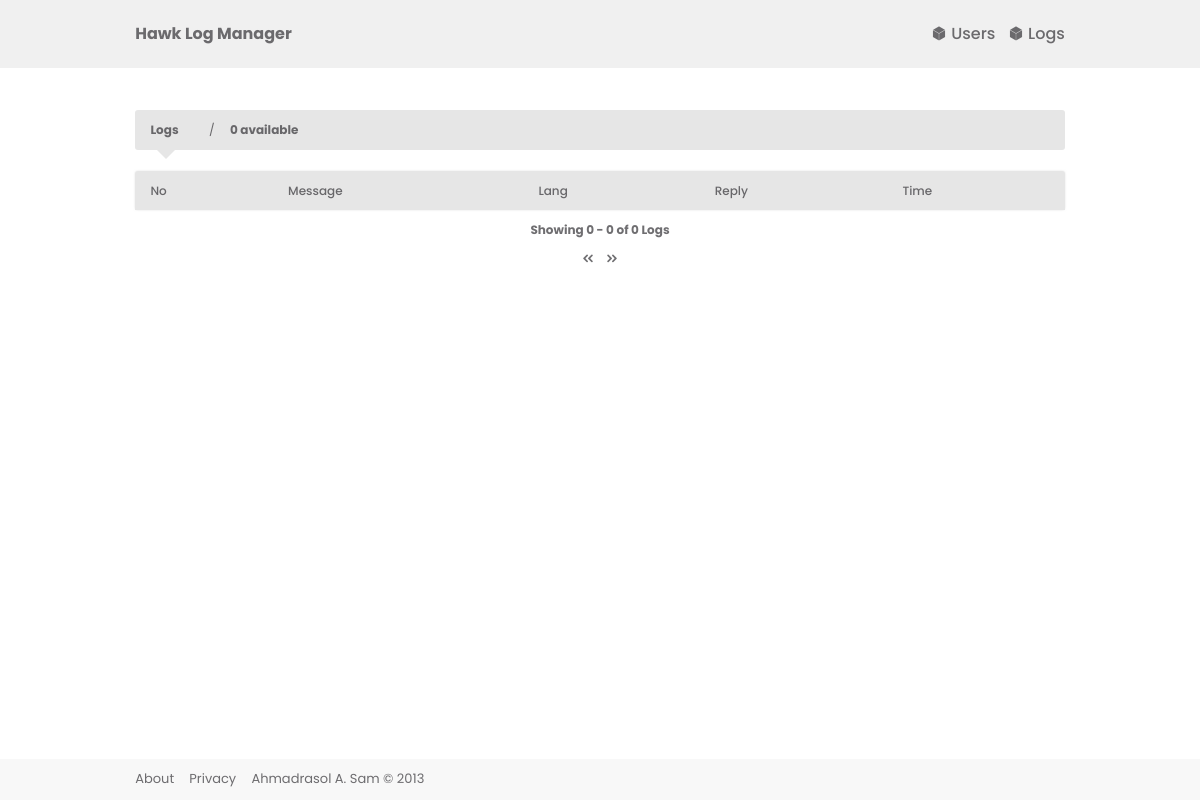
Page /log/user_specific_logs/39 on the earlier database version.
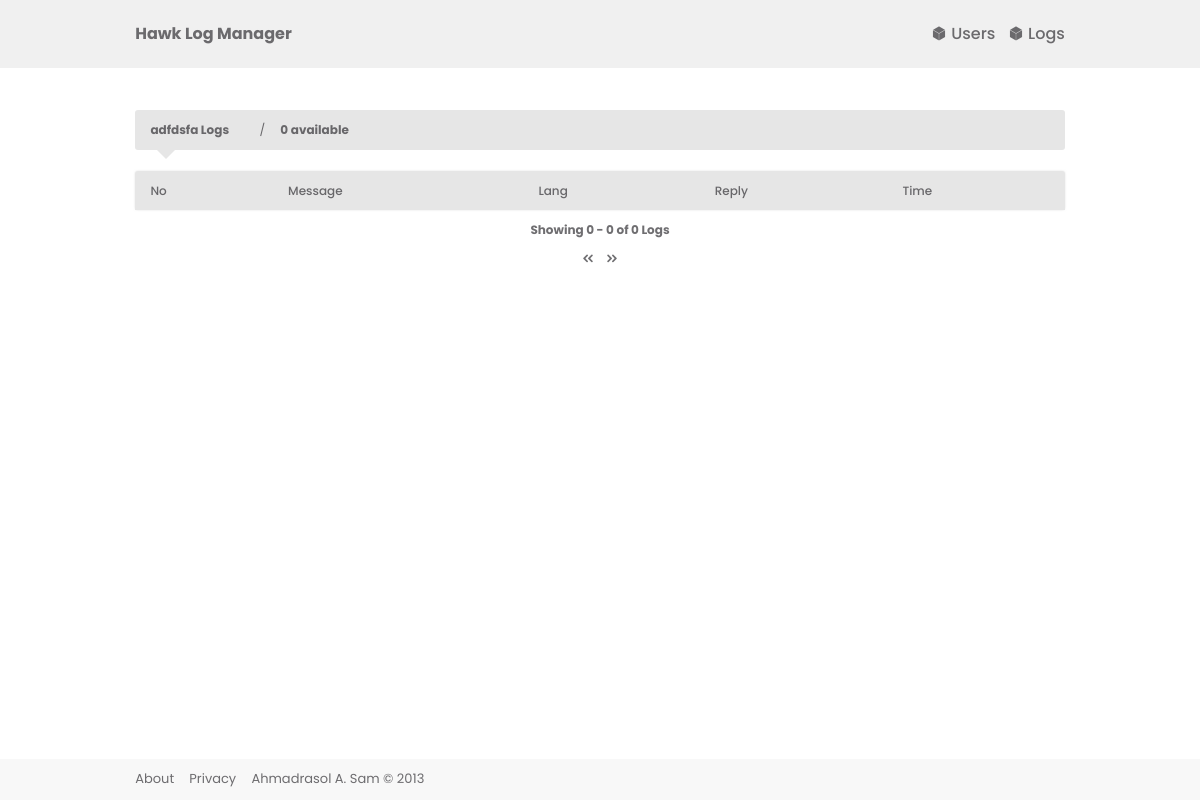
Same page on the later database version.
### src/models/models.py (models this page shows, shortened)
class User(db.Model):
    id = db.Column(db.Integer,primary_key=True)
    username = db.Column(db.String,unique=True,nullable=False)
    password = db.Column(db.String,nullable=False)
    name = db.Column(db.String,nullable=False)
    created_at = db.Column(db.DateTime(timezone=True),
                           server_default=func.now())
    logs = db.relationship('Log',backref="user",lazy=True)

### src/routes/log.py (the view)
@site.route("/user_specific_logs/<id>",methods=['GET'],endpoint="get_user_specific_logs")
def get_user_specific_logs(id):
    user = User.query.filter_by(id=id).first()
    logs = db.paginate(
                db.select(Log)
                    .join(User,Log.user_id==User.id)
                    .filter(User.id==id)
                    .order_by(Log.created_at.desc()),
                per_page=10)
    return render_template('./views/user_specific_logs.jinja',logs=logs,user=user)

### src/templates/views/user_specific_logs.jinja (shortened to what this page needs)
{% extends "./index.jinja" %}
{% from './macro/pagination.jinja' import render_pagination %}
{% block content %}
<div class="actionbar text-small">
    <div class="actionbar-info">
        <strong class="">{{user.name}} Logs</strong>
    </div>
    <div class="actionbar-info">
        <strong>{{logs.total}} available</strong>
    </div>
</div>
<table class="text-small">
    <thead>
        <th>No</th>
        <th>Message</th>
        <th>Lang</th>
        <th>Reply</th>
        <th>Time</th>
    </thead>
</table>
<strong>
    <small class="text-small">
    Showing {{ logs.first }} - {{ logs.last }} of  {{ logs.total }} Logs
    </small>
</strong>
<div>
    {{render_pagination(logs,'user.site.get_user_specific_logs')}}
</div>
{% endblock content %}

Differences in the rows shown:
added User: name "adfdsfa"
